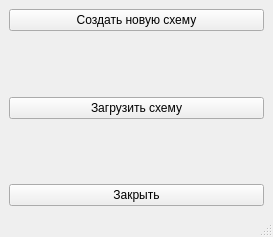
<?xml version="1.0" encoding="UTF-8"?>
<ui version="4.0">
 <class>MainWindow</class>
 <widget class="QMainWindow" name="MainWindow">
  <property name="geometry">
   <rect>
    <x>0</x>
    <y>0</y>
    <width>273</width>
    <height>237</height>
   </rect>
  </property>
  <property name="windowTitle">
   <string>MainWindow</string>
  </property>
  <widget class="QWidget" name="centralwidget">
   <layout class="QHBoxLayout" name="horizontalLayout">
    <item>
     <layout class="QVBoxLayout" name="verticalLayout">
      <item>
       <widget class="QPushButton" name="createNew">
        <property name="font">
         <font>
          <pointsize>9</pointsize>
         </font>
        </property>
        <property name="text">
         <string>Создать новую схему</string>
        </property>
       </widget>
      </item>
      <item>
       <spacer name="verticalSpacer_2">
        <property name="orientation">
         <enum>Qt::Vertical</enum>
        </property>
        <property name="sizeHint" stdset="0">
         <size>
          <width>20</width>
          <height>40</height>
         </size>
        </property>
       </spacer>
      </item>
      <item>
       <widget class="QPushButton" name="downloadOne">
        <property name="font">
         <font>
          <pointsize>9</pointsize>
         </font>
        </property>
        <property name="text">
         <string>Загрузить схему</string>
        </property>
       </widget>
      </item>
      <item>
       <spacer name="verticalSpacer">
        <property name="orientation">
         <enum>Qt::Vertical</enum>
        </property>
        <property name="sizeHint" stdset="0">
         <size>
          <width>20</width>
          <height>40</height>
         </size>
        </property>
       </spacer>
      </item>
      <item>
       <widget class="QPushButton" name="exit">
        <property name="font">
         <font>
          <pointsize>9</pointsize>
         </font>
        </property>
        <property name="text">
         <string>Закрыть</string>
        </property>
       </widget>
      </item>
     </layout>
    </item>
   </layout>
  </widget>
  <widget class="QMenuBar" name="menubar">
   <property name="geometry">
    <rect>
     <x>0</x>
     <y>0</y>
     <width>273</width>
     <height>26</height>
    </rect>
   </property>
  </widget>
  <widget class="QStatusBar" name="statusbar"/>
 </widget>
 <resources/>
 <connections/>
</ui>
